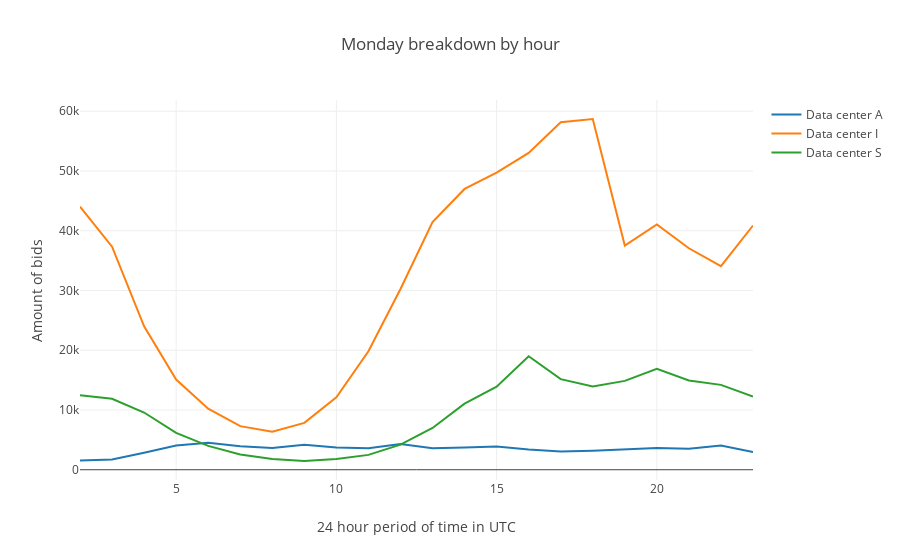
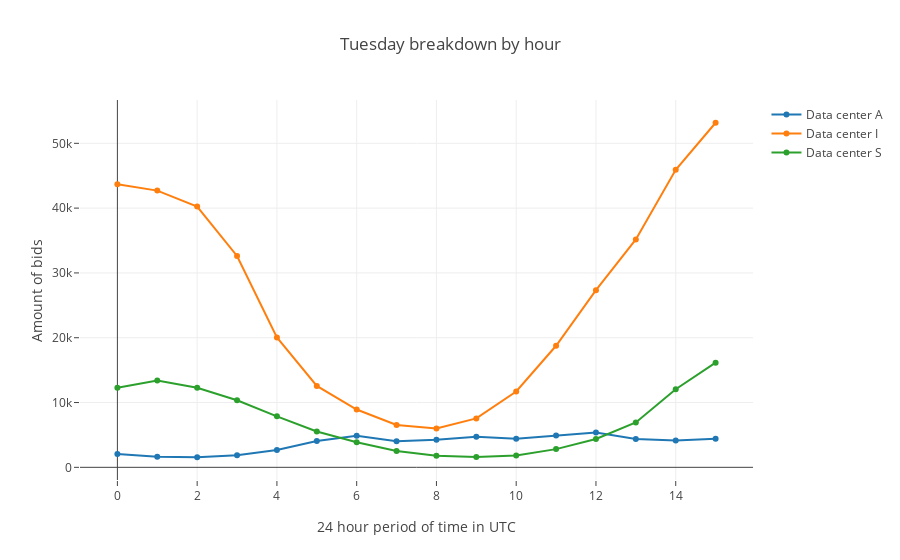

Notebook source saved alongside these figures, in order:
### Code cell
# Plots the graph showing activity per hour of all three data centers over the period of 
# 24 hours (how many bids was placed in each data center ever hour)

import plotly
from plotly import tools
from plotly.offline import download_plotlyjs, init_notebook_mode, plot, iplot
import plotly.graph_objs as go
init_notebook_mode(connected = True)

scatter_dc_a_mon_hr = go.Scatter(
    x = dc_a_mon_hr.index,
    y = dc_a_mon_hr['mean'],
    name = "Data center A"
)
scatter_dc_i_mon_hr = go.Scatter(
    x = dc_i_mon_hr.index,
    y = dc_i_mon_hr['mean'],
    name = "Data center I"
)
scatter_dc_s_mon_hr = go.Scatter(
    x = dc_s_mon_hr.index,
    y = dc_s_mon_hr['mean'],
    name = "Data center S"
)

scatter_dc_a_tue_hr = go.Scatter(
    x = dc_a_tue_hr.index,
    y = dc_a_tue_hr['mean'],
    name = "Data center A"
)
scatter_dc_i_tue_hr = go.Scatter(
    x = dc_i_tue_hr.index,
    y = dc_i_tue_hr['mean'],
    name = "Data center I"
)
scatter_dc_s_tue_hr = go.Scatter(
    x = dc_s_tue_hr.index,
    y = dc_s_tue_hr['mean'],
    name = "Data center S"
)

mon_data = [scatter_dc_a_mon_hr, scatter_dc_i_mon_hr, scatter_dc_s_mon_hr]
tue_data = [scatter_dc_a_tue_hr, scatter_dc_i_tue_hr, scatter_dc_s_tue_hr]

mon_layout = go.Layout(
    title = 'Monday breakdown by hour',
    xaxis = dict(
        title='24 hour period of time in UTC',
        domain = [0, 24]
    ),
    yaxis = dict(
        title = 'Amount of bids',
        domain = [0, 60000] 
    ),
)

tue_layout = go.Layout(
    title = 'Tuesday breakdown by hour',
    xaxis = dict(
        title='24 hour period of time in UTC',
        domain = [0, 24],
        ticklen = 5
    ),
    yaxis = dict(
        title = 'Amount of bids',
        domain = [0, 60000],
        ticklen = 5,
    ),
)

mon_fig = go.Figure(data=mon_data, layout=mon_layout)
tue_fig = go.Figure(data=tue_data, layout=tue_layout)

iplot(mon_fig)
iplot(tue_fig)

### Figure 1 — Plotly figure (JSON) as saved in the notebook; plotly's stock layout.template omitted (floating-point values rounded to 4 significant figures)
{"data": [{"name": "Data center A", "type": "scatter", "x": [2, 3, 4, 5, 6, 7, 8, 9, 10, 11, 12, 13, 14, 15, 16, 17, 18, 19, 20, 21, 22, 23], "y": [1554.0, 1725.0, 2836.0, 4061.0, 4520.0, 3944.0, 3623.0, 4180.0, 3740.0, 3608.0, 4324.0, 3578.0, 3711.0, 3868.0, 3372.0, 3050.0, 3173.0, 3350.0, 3645.0, 3496.0, 4073.0, 2946.0]}, {"name": "Data center I", "type": "scatter", "x": [2, 3, 4, 5, 6, 7, 8, 9, 10, 11, 12, 13, 14, 15, 16, 17, 18, 19, 20, 21, 22, 23], "y": [44030.0, 37330.0, 24000.0, 15090.0, 10210.0, 7301.0, 6351.0, 7847.0, 12110.0, 19830.0, 30250.0, 41440.0, 46990.0, 49710.0, 53020.0, 58170.0, 58700.0, 37520.0, 41060.0, 37070.0, 34070.0, 40870.0]}, {"name": "Data center S", "type": "scatter", "x": [2, 3, 4, 5, 6, 7, 8, 9, 10, 11, 12, 13, 14, 15, 16, 17, 18, 19, 20, 21, 22, 23], "y": [12480.0, 11870.0, 9573.0, 6165.0, 3988.0, 2556.0, 1791.0, 1462.0, 1802.0, 2485.0, 4206.0, 6984.0, 11050.0, 13910.0, 18990.0, 15160.0, 13940.0, 14870.0, 16880.0, 14940.0, 14200.0, 12240.0]}], "layout": {"title": "Monday breakdown by hour", "xaxis": {"domain": [0, 24], "title": "24 hour period of time in UTC"}, "yaxis": {"domain": [0, 60000], "title": "Amount of bids"}}}

### Figure 2 — Plotly figure (JSON) as saved in the notebook; plotly's stock layout.template omitted (floating-point values rounded to 4 significant figures)
{"data": [{"name": "Data center A", "type": "scatter", "x": [0, 1, 2, 3, 4, 5, 6, 7, 8, 9, 10, 11, 12, 13, 14, 15], "y": [2040.0, 1646.0, 1558.0, 1865.0, 2683.0, 4057.0, 4856.0, 4024.0, 4277.0, 4737.0, 4406.0, 4895.0, 5374.0, 4388.0, 4129.0, 4420.0]}, {"name": "Data center I", "type": "scatter", "x": [0, 1, 2, 3, 4, 5, 6, 7, 8, 9, 10, 11, 12, 13, 14, 15], "y": [43690.0, 42700.0, 40250.0, 32610.0, 20040.0, 12560.0, 8924.0, 6528.0, 5988.0, 7550.0, 11700.0, 18760.0, 27340.0, 35170.0, 45920.0, 53170.0]}, {"name": "Data center S", "type": "scatter", "x": [0, 1, 2, 3, 4, 5, 6, 7, 8, 9, 10, 11, 12, 13, 14, 15], "y": [12290.0, 13380.0, 12270.0, 10350.0, 7876.0, 5533.0, 3870.0, 2525.0, 1803.0, 1587.0, 1812.0, 2812.0, 4379.0, 6935.0, 12050.0, 16150.0]}], "layout": {"title": "Tuesday breakdown by hour", "xaxis": {"domain": [0, 24], "ticklen": 5, "title": "24 hour period of time in UTC"}, "yaxis": {"domain": [0, 60000], "ticklen": 5, "title": "Amount of bids"}}}
